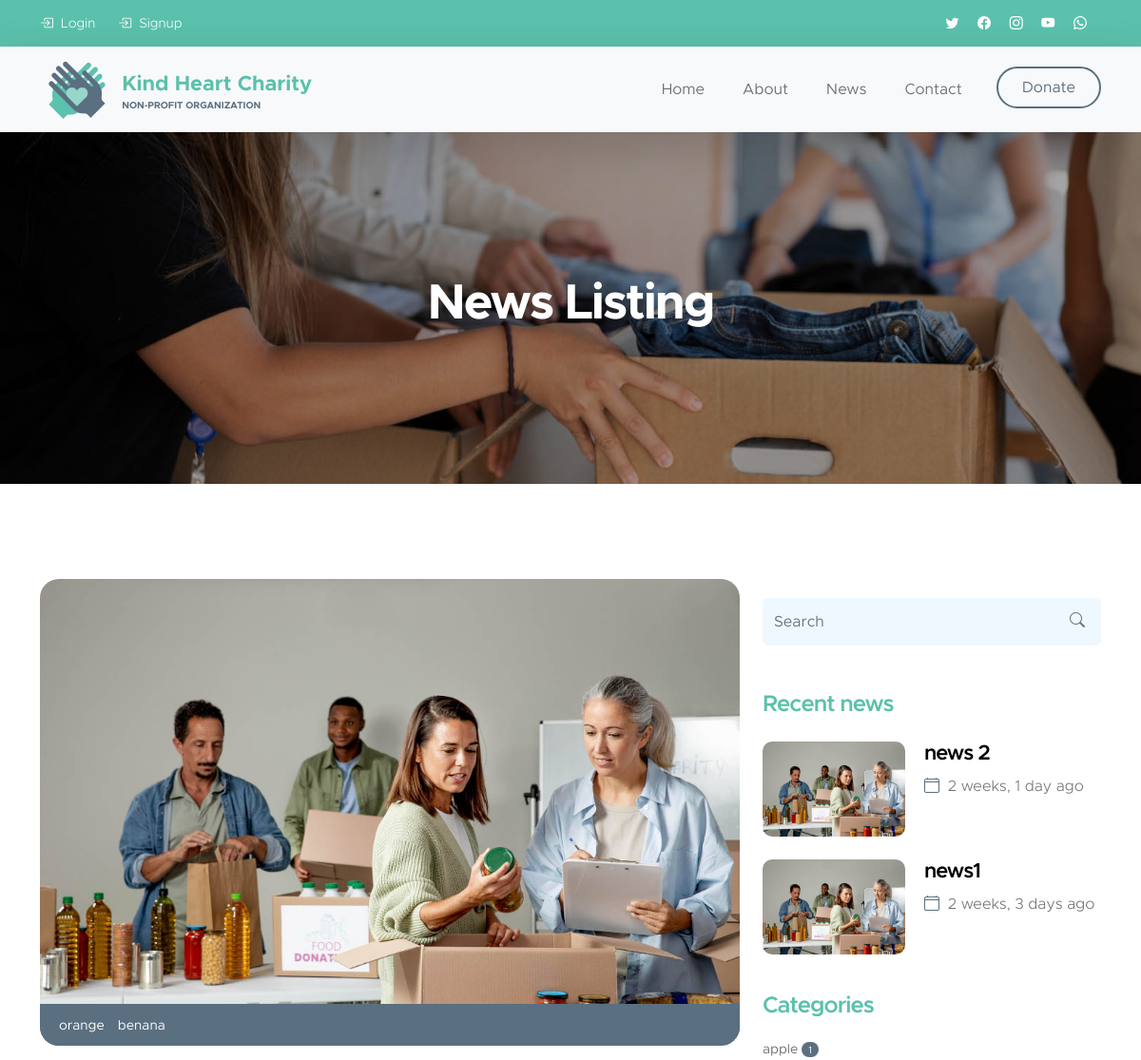
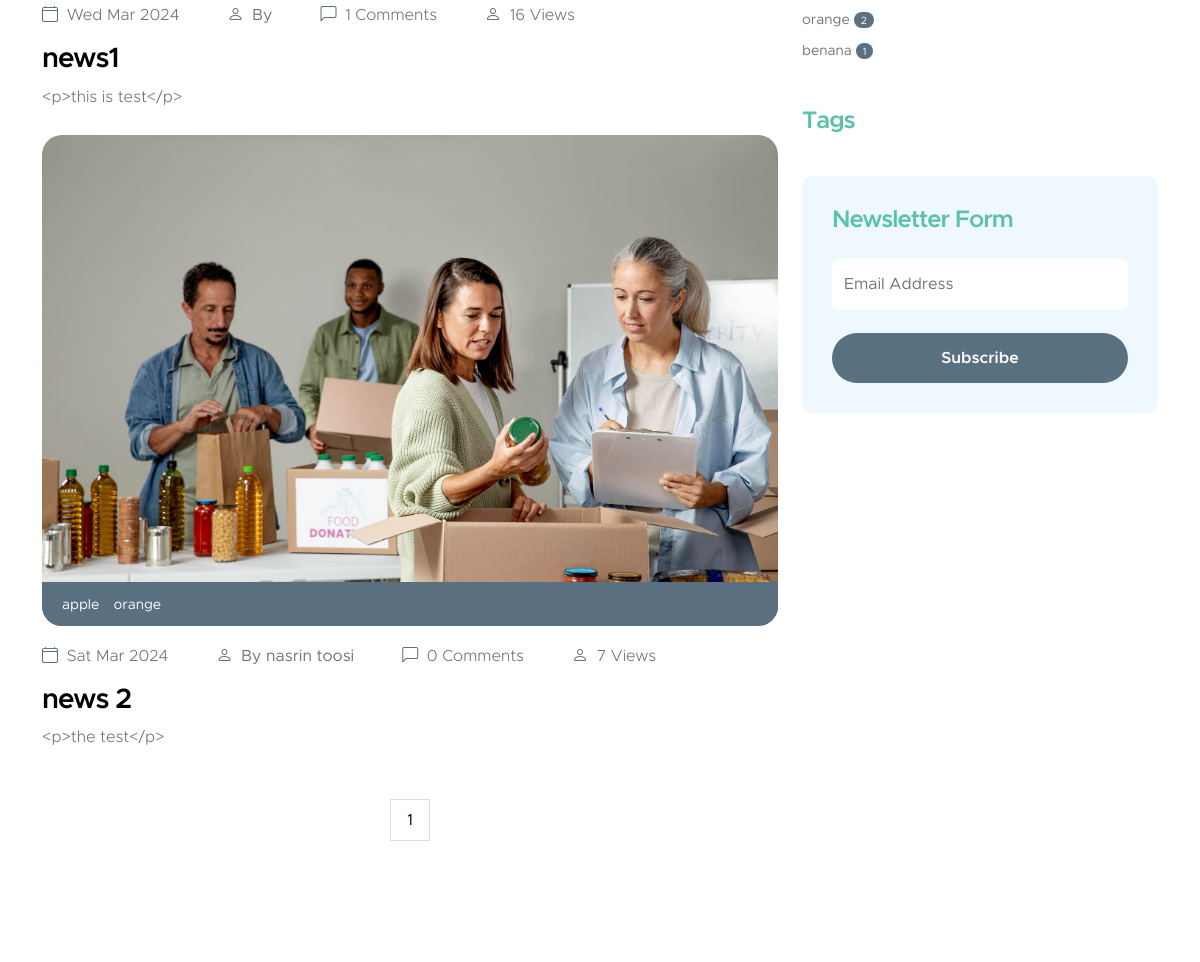
The page /news/ (upper part) on the database as committed earlier (2 pictures, top to bottom).
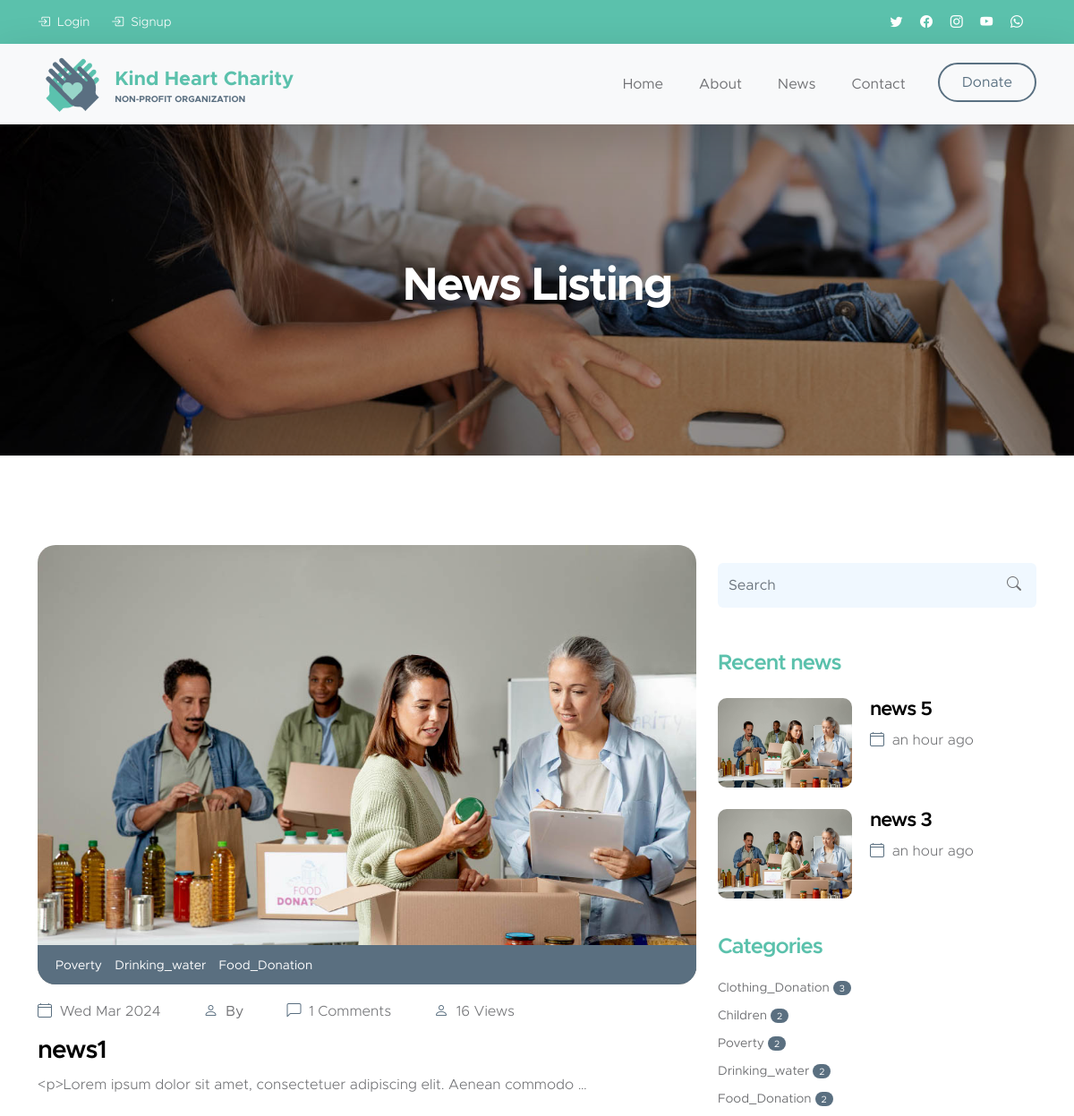
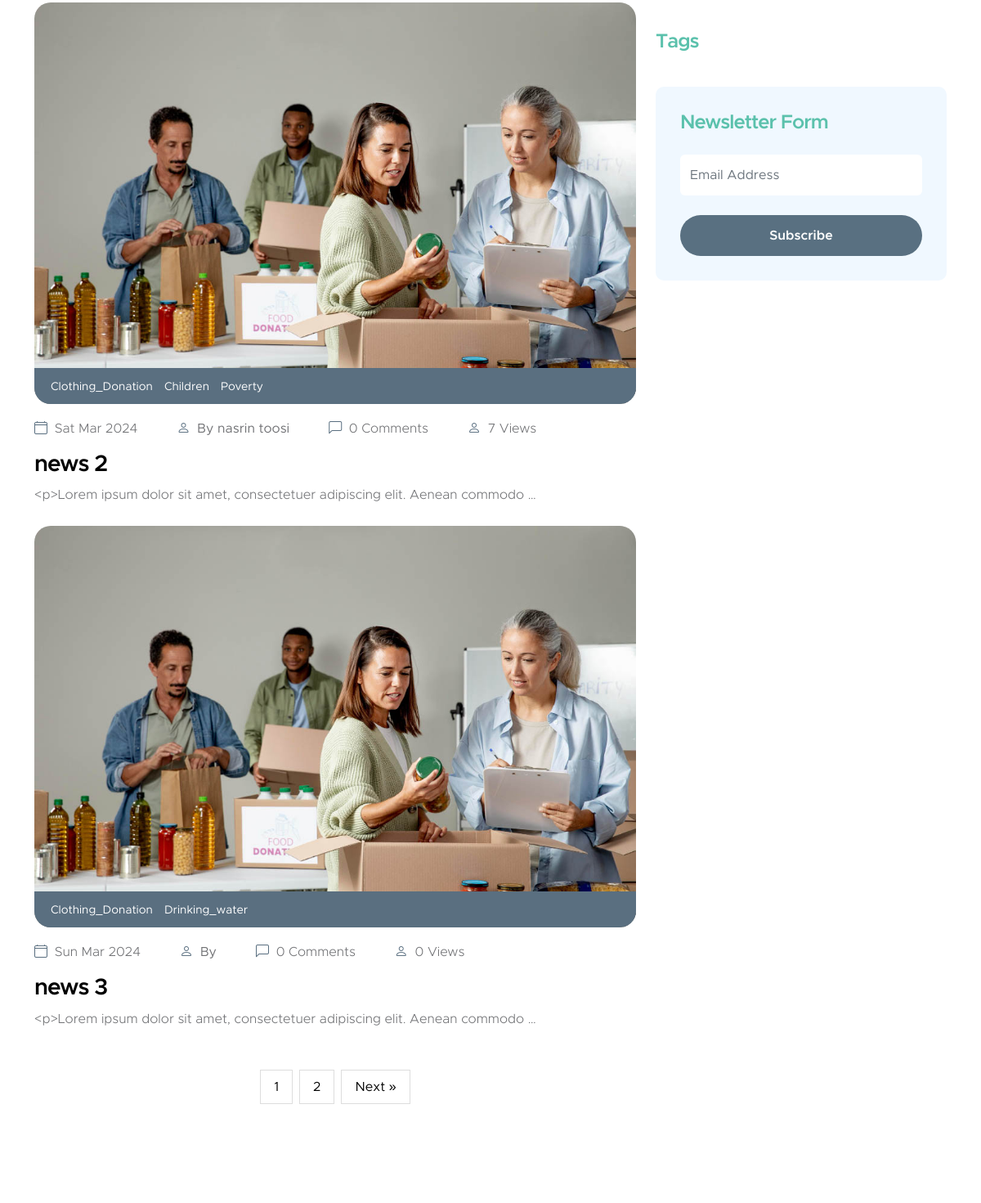
The same page on the database as committed later (2 pictures, top to bottom).
### news/models.py (models this page shows, shortened)
class News(models.Model):
    author = models.ForeignKey(User,on_delete=models.SET_NULL,null=True)
    title = models.CharField(max_length=255)
    content = models.TextField()
    views = models.IntegerField(default=0)
    image = models.ImageField(upload_to='news/',default='news/default.jpg')
    category = models.ManyToManyField(Category)
    status = models.BooleanField(default=False)
    login_require = models.BooleanField(default=False)
    tags = TaggableManager()
    created_date = models.DateTimeField(auto_now_add=True)
    updated_date = models.DateTimeField(auto_now=True)
    published_date = models.DateTimeField(null=True)
    def is_published_date(self):
        if timezone.now() >= self.published_date:
            return True
        else:
            return False

class Category(models.Model):
    name = models.CharField(max_length=225)
    def __str__(self):
        return self.name

### news/views.py (the view, shortened to what this page needs)
# urls.py: path('',news_view,name='news'),
def news_view(request,**kwargs):
    news = News.objects.filter(status=1).order_by('published_date')
    if kwargs.get('cat_name') != None:
        news = news.filter(category__name=kwargs['cat_name'])
    if kwargs.get('author_username') != None:
        news = news.filter(author__username=kwargs['author_username'])
    if kwargs.get('tag_name') != None:
        news = news.filter(tags__name__in=[kwargs['tag_name']])
    news = Paginator(news,3)
    try:
        page_number = request.GET.get('page')
        news = news.get_page(page_number)
    except PageNotAnInteger:
        news = news.get_page(1)
    except EmptyPage:
        news = news.get_page(1)
    form = NewsletterForm()
    context = {'news': news, 'form': form}
    return render(request,'news/news.html',context)

### news/forms.py
class NewsletterForm(forms.ModelForm):
    class Meta:
        model = Newsletter
        fields = ['email']

### news/templatetags/news_tags.py (called while the page is built)
@register.inclusion_tag('news/recent-news.html')
def recent_news():
    news = News.objects.filter(status=1).order_by('-published_date')[:2]
    return {'news': news}

@register.inclusion_tag('news/news-Categories.html')
def newsCategories():
    news = News.objects.filter(status=1)
    categories = Category.objects.all()
    cat_dict = {}
    for name in categories:
        cat_dict[name] = news.filter(category=name).count()
    return {'categories': cat_dict}

@register.simple_tag(name='comments_count')
def function(nid):
    return Comments.objects.filter(news=nid).count()

### templates/news/news.html (shortened to what the changed rows need)
{% extends 'base.html' %}
{% load news_tags %}
{% load static %}
        {% block content %}
        <main>
            <section class="news-detail-header-section text-center">
                <div class="container">
                    <div class="row">
                        <div class="col-lg-12 col-12">
                            <h1 class="text-white">News Listing</h1>
                        </div>
                    </div>
                </div>
            </section>
            <section class="news-section section-padding">
                <div class="container">
                    <div class="row">
                        <div class="col-lg-8 col-12">
                            {% for n in news %}
                            {% if n.is_published_date %}
                                <div class="news-block">
                                    <div class="news-block-top">
                                        <a href="{% url 'news:news_detail' nid=n.id %}">
                                            <img src="{{ n.image.url }}" class="news-image img-fluid" alt="">
                                        </a>
                                        <div class="news-category-block">
                                            {% for cat in n.category.all %}
                                            <a href="{% url 'news:category' cat_name=cat.name %}" class="category-block-link">
                                                {{ cat.name }}
                                            </a>
                                            {% endfor %}
                                        </div>
                                    </div>
                                    <div class="news-block-info">
                                        <div class="d-flex mt-2">
                                            <div class="news-block-date">
                                                <p>
                                                    <i class="bi-calendar4 custom-icon me-1"></i>
                                                    {{ n.published_date|date:"D M Y" }}
                                                </p>
                                            </div>
                                            {% if n.author != null %}
                                            <div class="news-block-author mx-5">
                                                <a href="{% url 'news:author' author_username=n.author.username %}">
                                                    <i class="bi-person custom-icon me-1"></i>
                                                    By {{ n.author.get_full_name }}
                                                </a>
                                            </div>
                                            {% else %}
                                            <div class="news-block-author mx-5">
                                            </div>
                                            {% endif %}
                                            <div class="news-block-comment">
                                                <p>
                                                    <i class="bi-chat-left custom-icon me-1"></i>
                                                    {% comments_count n.id %} Comments
                                                </p>
                                            </div>
                                            <div class="news-block-author mx-5">
                                                <p>
                                                    <i class="bi-person custom-icon me-1"></i>
                                                    {{ n.views }} Views
                                                </p>
                                            </div>
                                        </div>
                                        <div class="news-block-title mb-2">
                                            <h4><a href="{% url 'news:news_detail' nid=n.id %}" class="news-block-title-link">{{ n.title }}</a></h4>
                                        </div>
                                        <div class="news-block-body">
                                            <p>{{ n.content|truncatewords:10 }}</p>
                                        </div>
                                    </div>
                                </div>
                            {% endif %}
                            {% endfor %}
                            <div class="d-flex justify-content-center py-4">
                                {% include 'news/pagination.html' %}
                            </div>
                        </div>
                        <div class="col-lg-4 col-12 mt-4 mt-lg-0">
                            {% recent_news %}
                            {% newsCategories %}
                        </div>
                    </div>
                </div>
            </section>
        </main>
    </body>
</html>
{% endblock %}

### templates/news/recent-news.html
{% load static %}
{% load humanize %}
<h5 class="mt-5 mb-3">Recent news</h5>
{% for n in news %}
<div class="news-block news-block-two-col d-flex mt-4">
  <div class="news-block-two-col-image-wrap">
    <a href="{% url 'news:news_detail' nid=n.id %}">
      <img
        src="{{ n.image.url }}"
        class="news-image img-fluid"
        alt=""
      />
    </a>
  </div>
  <div class="news-block-two-col-info">
    <div class="news-block-title mb-2">
      <h6>
        <a href="{% url 'news:news_detail' nid=n.id %}" class="news-block-title-link"
          >{{ n.title }}</a
        >
      </h6>
    </div>
    <div class="news-block-date">
      <p>
        <i class="bi-calendar4 custom-icon me-1"></i>
        {{ n.published_date|naturaltime }}
      </p>
    </div>
  </div>
</div>
{% endfor %}

### templates/news/news-Categories.html
{% load static %}
<div class="category-block d-flex flex-column">
    <h5 class="mb-3">Categories</h5>
    {% for name,count in categories.items %}
    <a href="{% url 'news:category' cat_name=name %}" class="category-block-link">
        {{ name }}
        <span class="badge">{{ count }}</span>
    </a>
    {% endfor %}
</div>

Rows that differ between the two databases and show on the page:
no longer on one of the page's lists (row edited): News: title "news1", published_date "2 weeks, 3 days ago"
removed Category: name "orange", id "2"
removed Category: name "benana", count "1"
removed Category: name "apple", id "1"
no longer on one of the page's lists (row edited): News: title "news 2", published_date "2 weeks, 1 day ago"
changed News "news1": content "<p>this is test</p>" → "<p>Lorem ipsum dolor sit amet, consectetuer adipiscing elit. Aenean commodo …"
added Category: name "Poverty", count "2"
added Category: name "Drinking_water", count "2"
added Category: name "Food_Donation", count "2"
changed News "news 2": content "<p>the test</p>" → "<p>Lorem ipsum dolor sit amet, consectetuer adipiscing elit. Aenean commodo …"
added Category: name "Clothing_Donation", count "3"
added Category: name "Children", count "2"
added News: image (placeholder picture), published_date "Sun Mar 2024", id "0", views "0", title "news 3", content "<p>Lorem ipsum dolor sit amet, consectetuer adipiscing elit. Aenean commodo …", published_date "an hour ago"
added News: image (placeholder picture), title "news 5", published_date "an hour ago", shown under "Recent news"
Other text that changed with them:
new list line: "2"
text now shown: "Next »"
